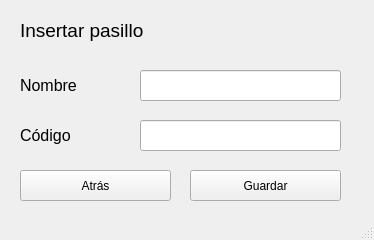
<?xml version="1.0" encoding="UTF-8"?>
<ui version="4.0">
 <class>insert_Pas</class>
 <widget class="QMainWindow" name="insert_Pas">
  <property name="geometry">
   <rect>
    <x>0</x>
    <y>0</y>
    <width>374</width>
    <height>240</height>
   </rect>
  </property>
  <property name="windowTitle">
   <string>MainWindow</string>
  </property>
  <widget class="QWidget" name="centralwidget">
   <widget class="QLabel" name="label">
    <property name="geometry">
     <rect>
      <x>20</x>
      <y>10</y>
      <width>241</width>
      <height>41</height>
     </rect>
    </property>
    <property name="font">
     <font>
      <pointsize>14</pointsize>
     </font>
    </property>
    <property name="text">
     <string>Insertar pasillo</string>
    </property>
   </widget>
   <widget class="QLabel" name="label_2">
    <property name="geometry">
     <rect>
      <x>20</x>
      <y>120</y>
      <width>121</width>
      <height>31</height>
     </rect>
    </property>
    <property name="font">
     <font>
      <pointsize>12</pointsize>
     </font>
    </property>
    <property name="text">
     <string>Código</string>
    </property>
   </widget>
   <widget class="QLabel" name="label_3">
    <property name="geometry">
     <rect>
      <x>20</x>
      <y>70</y>
      <width>121</width>
      <height>31</height>
     </rect>
    </property>
    <property name="font">
     <font>
      <pointsize>12</pointsize>
     </font>
    </property>
    <property name="text">
     <string>Nombre</string>
    </property>
   </widget>
   <widget class="QLineEdit" name="lineEdit">
    <property name="geometry">
     <rect>
      <x>140</x>
      <y>120</y>
      <width>201</width>
      <height>31</height>
     </rect>
    </property>
   </widget>
   <widget class="QLineEdit" name="lineEdit_2">
    <property name="geometry">
     <rect>
      <x>140</x>
      <y>70</y>
      <width>201</width>
      <height>31</height>
     </rect>
    </property>
   </widget>
   <widget class="QPushButton" name="back">
    <property name="geometry">
     <rect>
      <x>20</x>
      <y>170</y>
      <width>151</width>
      <height>31</height>
     </rect>
    </property>
    <property name="text">
     <string>Atrás</string>
    </property>
   </widget>
   <widget class="QPushButton" name="save">
    <property name="geometry">
     <rect>
      <x>190</x>
      <y>170</y>
      <width>151</width>
      <height>31</height>
     </rect>
    </property>
    <property name="text">
     <string>Guardar</string>
    </property>
   </widget>
  </widget>
  <widget class="QMenuBar" name="menubar">
   <property name="geometry">
    <rect>
     <x>0</x>
     <y>0</y>
     <width>374</width>
     <height>17</height>
    </rect>
   </property>
  </widget>
  <widget class="QStatusBar" name="statusbar"/>
 </widget>
 <resources/>
 <connections/>
</ui>
